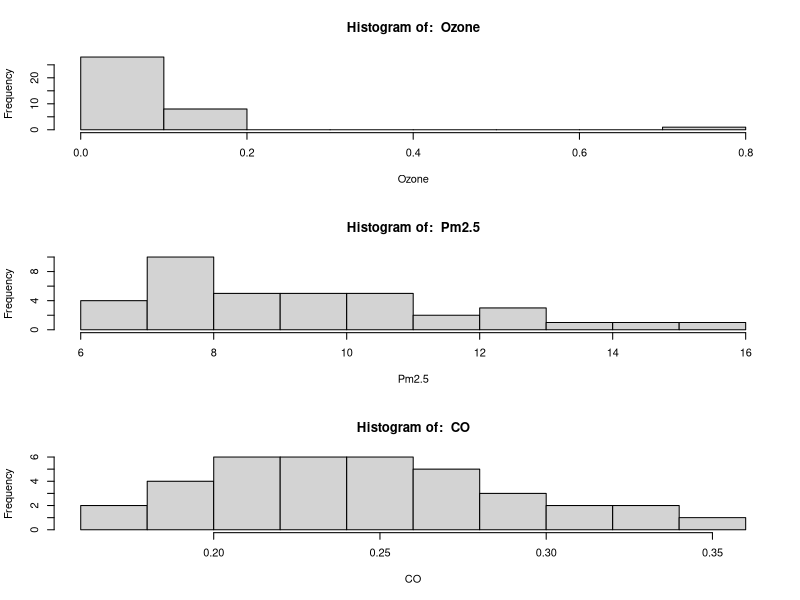
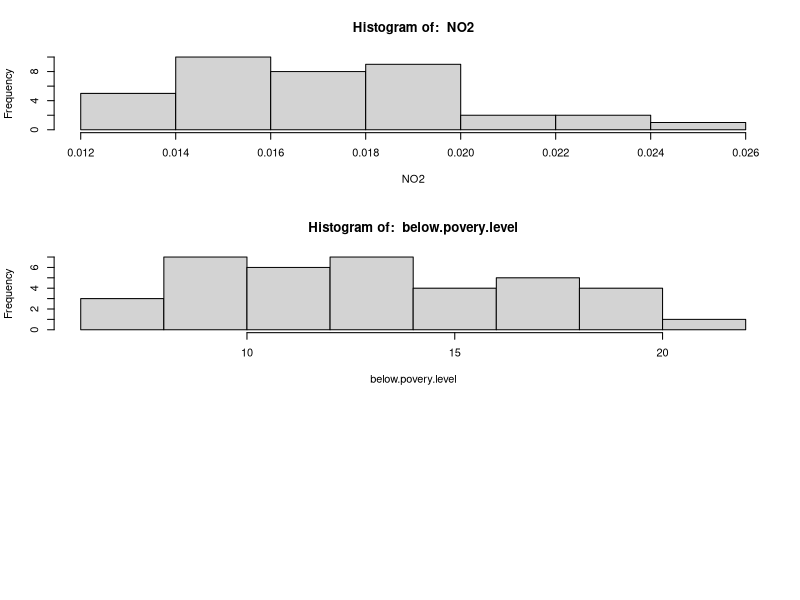
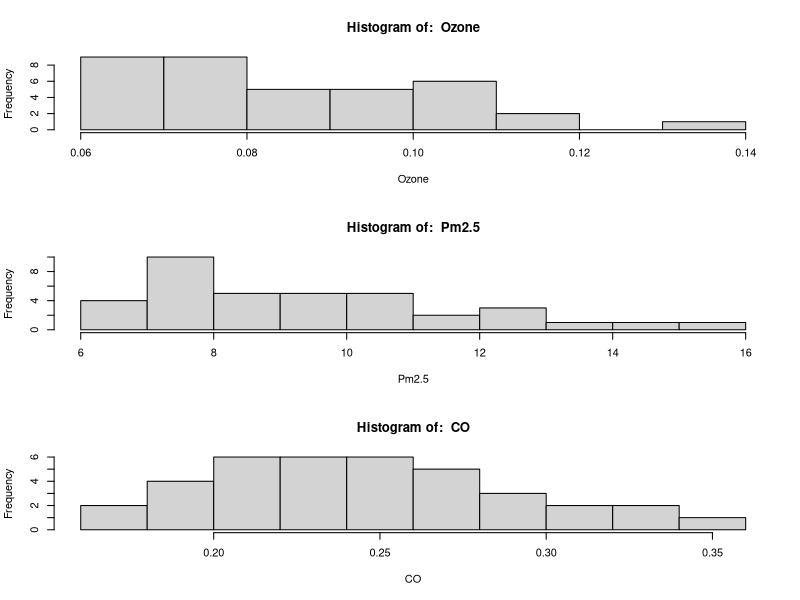
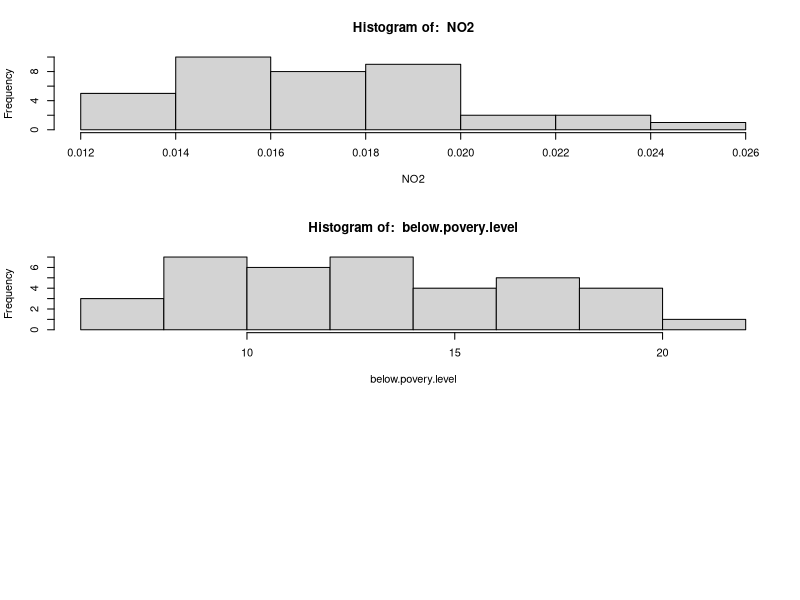
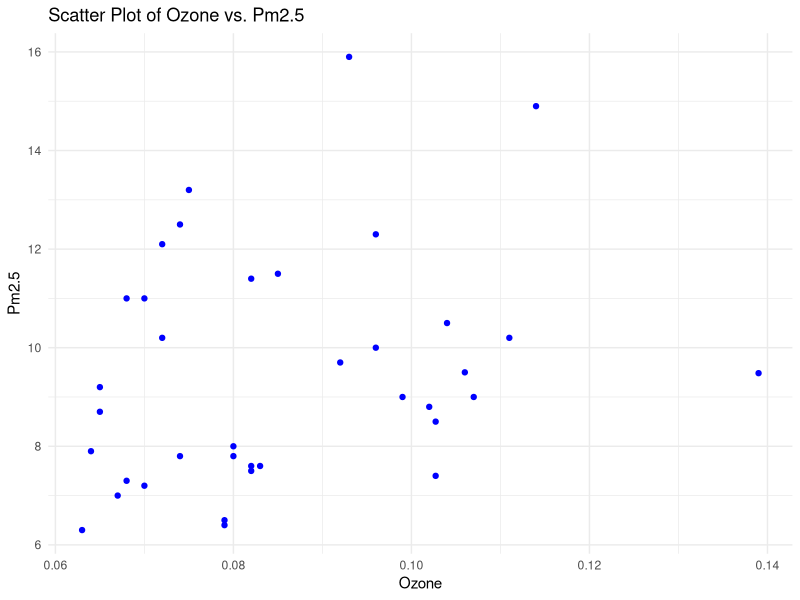
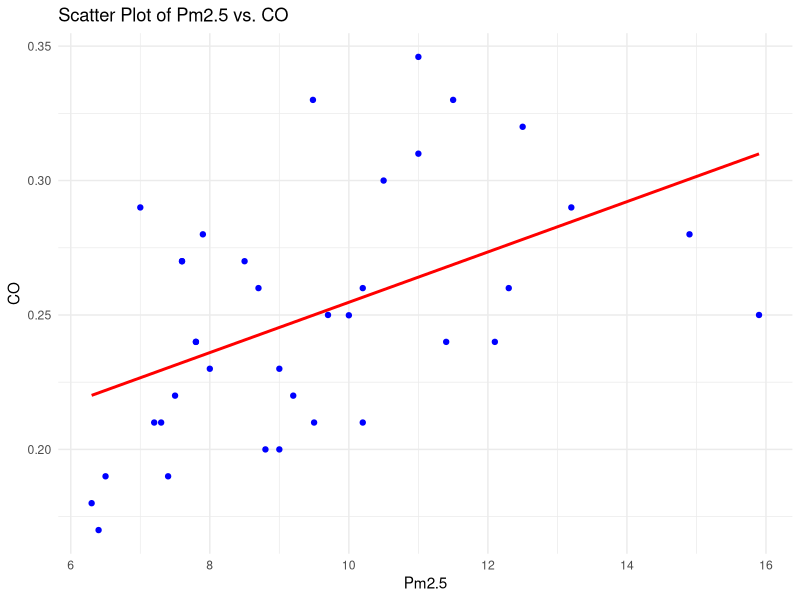
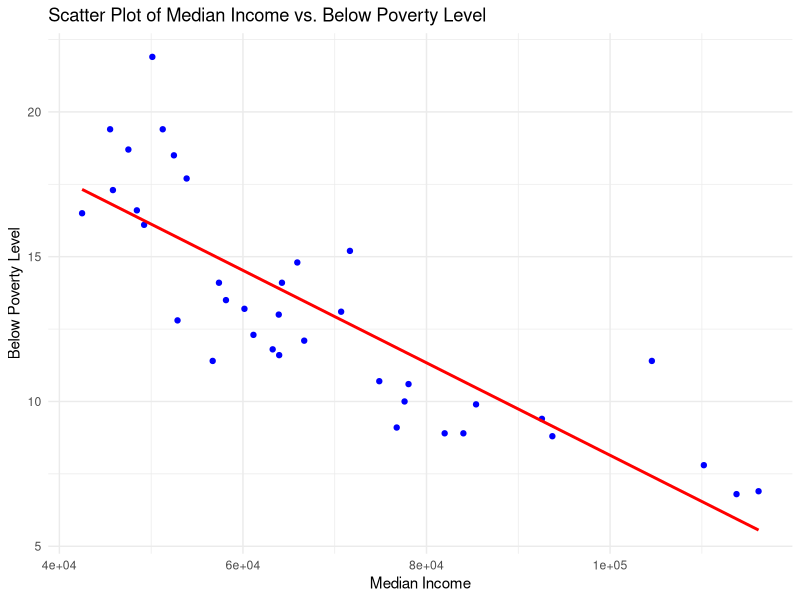
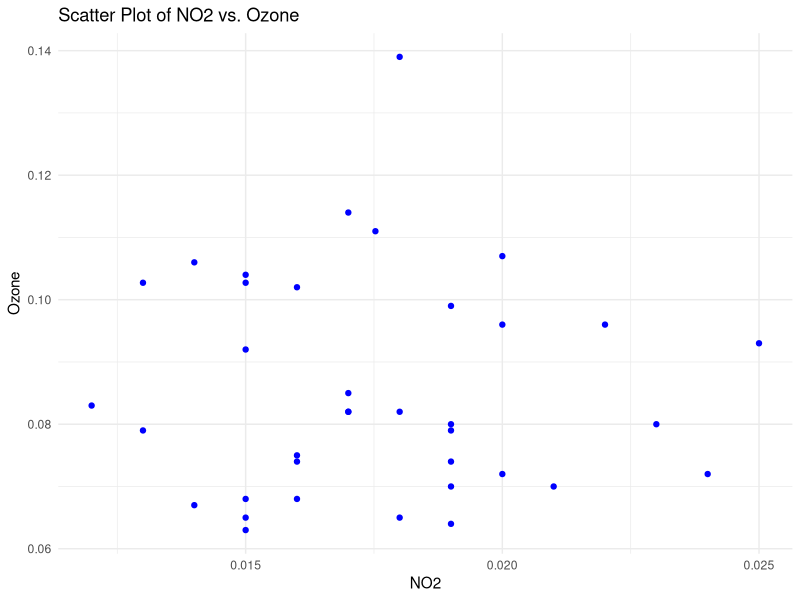

The R script that drew these images, in order:
## ---- chunk 1
knitr::opts_chunk$set(echo = TRUE)
## ---- chunk 2
library(readxl)
library(dplyr)
library(tidyr)
library(ggplot2)
library(knitr)
## ---- chunk 3
df = read.csv("Airpollutants.csv")
head(df)
## ---- chunk 4
# Apply to each missing value in DataFrame
print(paste("The number of missing values in the df are:", sum(is.na(df))))

numeric_columns = sapply(df, is.numeric)

for(col in names(df)[numeric_columns]) {
  df[[col]][is.na(df[[col]])] = mean(df[[col]], na.rm = TRUE)
}

df$Ozone[is.na(df$Ozone)] = mean(df$Ozone, na.rm = TRUE)
print(paste("The number of missing values in the IMPUTED df are:", sum(is.na(df))))

df
## ---- chunk 5
# Check DTypes
str(df)

# white.percentage & median.income are affected columns
df$white.percentage[df$white.percentage == "white"] = NA
df$white.percentage = as.numeric(df$white.percentage)
df$white.percentage[is.na(df$white.percentage)] = mean(df$white.percentage, na.rm = TRUE)

df$median.income = gsub(',', '', df$median.income)
df$median.income = as.numeric(df$median.income)

str(df)
## ---- chunk 6
view_dist = function(df) {
  par(mfrow=c(3, 1))
  
  for (col in names(df)[numeric_columns]) {
    hist(df[[col]], main = paste("Histogram of: ", col), xlab=col)
  }
}

view_dist(df)
## ---- chunk 7
for (col in names(df)[numeric_columns]) {
  q1 = quantile(df[[col]], 0.25, na.rm = TRUE) # Q1
  q3 = quantile(df[[col]], 0.75, na.rm = TRUE) # Q3
  iqr = IQR(df[[col]], na.rm = TRUE)
  
  lower_bound = q1 - 1.5 * iqr
  upper_bound = q3 + 1.5 * iqr
  
  df[[col]] [df[[col]] < lower_bound | df[[col]] > upper_bound] = mean(df[[col]])
}

view_dist(df)
## ---- chunk 8
kable(summary(df))
## ---- chunk 9
par(mfrow=c(4, 1))

# Ozone V. Pm2.5
ggplot(df, aes(x = Ozone, y = Pm2.5)) +
  geom_point(color = "blue") +
  labs(title = "Scatter Plot of Ozone vs. Pm2.5", x = "Ozone", y = "Pm2.5") +
  theme_minimal() 

# Pm2.5 vs. CO
ggplot(df, aes(x = Pm2.5, y = CO)) +
  geom_point(color = "blue") +
  geom_smooth(method = "lm", se = FALSE, color = "red") +
  labs(title = "Scatter Plot of Pm2.5 vs. CO", x = "Pm2.5", y = "CO") +
  theme_minimal() 

# Median Income V. Below Poverty Level
ggplot(df, aes(x = median.income, y = below.povery.level)) +
  geom_point(color = "blue") +
  geom_smooth(method = "lm", se = FALSE, color = "red") +
  labs(title = "Scatter Plot of Median Income vs. Below Poverty Level", x = "Median Income", y = "Below Poverty Level") +
  theme_minimal() 

# NO2 V. Ozone
ggplot(df, aes(x = NO2, y = Ozone)) +
  geom_point(color = "blue") +
  labs(title = "Scatter Plot of NO2 vs. Ozone", x = "NO2", y = "Ozone") +
  theme_minimal() 
## ---- chunk 10
# Calculate Pearson's Correlation
corr_Pm2_Ozone = cor(df$Ozone, df$Pm2.5, method = 'pearson')
corr_Pm2_CO = cor(df$Pm2.5, df$CO, method = 'pearson')
corr_Income_Poverty = cor(df$median.income, df$below.povery.level, method = 'pearson')
corr_NO2_Ozone = cor(df$NO2, df$Ozone, method = 'pearson')

cat("Correlation between Ozone and Pm2.5:", corr_Pm2_Ozone, "\n")
cat("Correlation between Pm2.5 and CO:", corr_Pm2_CO, "\n")
cat("Correlation between Median Income and Below Poverty Level:", corr_Income_Poverty, "\n")
cat("Correlation between NO2 and Ozone:", corr_NO2_Ozone, "\n")
## ---- chunk 11
# Histograms Already Completed in Prior Step **

par(mfrow=c(3, 1))

# Create Box Plots
# Ozone
ggplot(df, aes(y = Ozone)) +
  geom_boxplot(fill = "lightblue", color = "blue") +
  labs(title = "Boxplot of Ozone", y = "Ozone") +
  theme_minimal()

# Pm2.5
ggplot(df, aes(y = Pm2.5)) +
  geom_boxplot(fill = "lightblue", color = "blue") +
  labs(title = "Boxplot of Pm2.5", y = "Pm2.5") +
  theme_minimal()

# NO2
ggplot(df, aes(y = NO2)) +
  geom_boxplot(fill = "lightblue", color = "blue") +
  labs(title = "Boxplot of NO2", y = "NO2") +
  theme_minimal()
## ---- chunk 12
income_33rd = quantile(df$median.income, 0.33)
income_67th = quantile(df$median.income, 0.67)

df$income_class = cut(df$median.income,
  breaks = c(-Inf, income_33rd, income_67th, Inf),
  labels = c("Low Income", "Middle Class", "High Income")
)

ggplot(df, aes(x = income_class)) + 
      geom_bar(fill = "lightblue", color = "blue") +
      labs(title = "Distribution of Income Classes", x = "Income Class", y = "Count of Counties") +
      theme_minimal()
## ---- chunk 13
# Ozone boxplot by income class
ggplot(df, aes(x = income_class, y = Ozone)) +
  geom_boxplot(fill = "lightblue", color = "darkblue") +
  labs(title = "Ozone Levels Across Income Classes", x = "Income Class", y = "Ozone") +
  theme_minimal()

# Pm2.5 boxplot by income class
ggplot(df, aes(x = income_class, y = Pm2.5)) +
  geom_boxplot(fill = "lightgreen", color = "darkgreen") +
  labs(title = "Pm2.5 Levels Across Income Classes", x = "Income Class", y = "Pm2.5") +
  theme_minimal()

# CO boxplot by income class
ggplot(df, aes(x = income_class, y = CO)) +
  geom_boxplot(fill = "lightcoral", color = "darkred") +
  labs(title = "CO Levels Across Income Classes", x = "Income Class", y = "CO") +
  theme_minimal()

# NO2 boxplot by income class
ggplot(df, aes(x = income_class, y = NO2)) +
  geom_boxplot(fill = "lightyellow", color = "darkorange") +
  labs(title = "NO2 Levels Across Income Classes", x = "Income Class", y = "NO2") +
  theme_minimal()
## ---- chunk 14
df$poverty_class = cut(df$below.povery.level,
                        breaks = c(-Inf, 15, 30, Inf),
                        labels = c("Low Poverty", "Moderate Poverty", "High Poverty"))

ggplot(df, aes(x = poverty_class)) +
  geom_bar(fill = "skyblue", color = "blue") +
  labs(title = "Distribution of Counties Across Poverty Levels", x = "Poverty Level", y = "Count of Counties") +
  theme_minimal()
## ---- chunk 15
# Ozone boxplot by poverty class
ggplot(df, aes(x = poverty_class, y = Ozone)) +
  geom_boxplot(fill = "lightblue", color = "darkblue") +
  labs(title = "Ozone Levels Across Poverty Levels", x = "Poverty Level", y = "Ozone") +
  theme_minimal()

# Pm2.5 boxplot by poverty class
ggplot(df, aes(x = poverty_class, y = Pm2.5)) +
  geom_boxplot(fill = "lightgreen", color = "darkgreen") +
  labs(title = "Pm2.5 Levels Across Poverty Levels", x = "Poverty Level", y = "Pm2.5") +
  theme_minimal()

# CO boxplot by poverty class
ggplot(df, aes(x = poverty_class, y = CO)) +
  geom_boxplot(fill = "lightcoral", color = "darkred") +
  labs(title = "CO Levels Across Poverty Levels", x = "Poverty Level", y = "CO") +
  theme_minimal()

# NO2 boxplot by poverty class
ggplot(df, aes(x = poverty_class, y = NO2)) +
  geom_boxplot(fill = "lightyellow", color = "darkorange") +
  labs(title = "NO2 Levels Across Poverty Levels", x = "Poverty Level", y = "NO2") +
  theme_minimal()
## ---- chunk 16
# Check the unique values and the distribution of poverty levels
summary(df$below.povery.level)
table(df$poverty_class)
